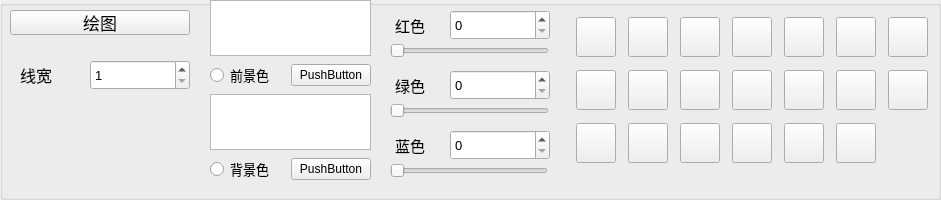
   <widget class="QGroupBox" name="groupBox">
    <property name="geometry">
     <rect>
      <x>220</x>
      <y>0</y>
      <width>941</width>
      <height>200</height>
     </rect>
    </property>
    <property name="title">
     <string/>
    </property>
    <widget class="QSpinBox" name="spinBox">
     <property name="geometry">
      <rect>
       <x>90</x>
       <y>60</y>
       <width>100</width>
       <height>30</height>
      </rect>
     </property>
     <property name="font">
      <font>
       <pointsize>10</pointsize>
      </font>
     </property>
     <property name="minimum">
      <number>1</number>
     </property>
     <property name="maximum">
      <number>255</number>
     </property>
    </widget>
    <widget class="QLabel" name="label_2">
     <property name="geometry">
      <rect>
       <x>20</x>
       <y>60</y>
       <width>80</width>
       <height>30</height>
      </rect>
     </property>
     <property name="font">
      <font>
       <pointsize>12</pointsize>
      </font>
     </property>
     <property name="text">
      <string>线宽</string>
     </property>
    </widget>
    <widget class="QPushButton" name="painting">
     <property name="geometry">
      <rect>
       <x>10</x>
       <y>10</y>
       <width>180</width>
       <height>25</height>
      </rect>
     </property>
     <property name="font">
      <font>
       <pointsize>13</pointsize>
      </font>
     </property>
     <property name="text">
      <string>绘图</string>
     </property>
     <property name="autoExclusive">
      <bool>true</bool>
     </property>
    </widget>
    <widget class="QWidget" name="verticalLayoutWidget_2">
     <property name="geometry">
      <rect>
       <x>210</x>
       <y>0</y>
       <width>161</width>
       <height>181</height>
      </rect>
     </property>
     <layout class="QVBoxLayout" name="verticalLayout_2">
      <item>
       <widget class="QGraphicsView" name="graphicsView_2"/>
      </item>
      <item>
       <layout class="QHBoxLayout" name="horizontalLayout_4">
        <item>
         <widget class="QRadioButton" name="radioButton">
          <property name="font">
           <font>
            <pointsize>10</pointsize>
           </font>
          </property>
          <property name="text">
           <string>前景色</string>
          </property>
         </widget>
        </item>
        <item>
         <widget class="QPushButton" name="pushButton_14">
          <property name="text">
           <string>PushButton</string>
          </property>
         </widget>
        </item>
       </layout>
      </item>
      <item>
       <widget class="QGraphicsView" name="graphicsView_3"/>
      </item>
      <item>
       <layout class="QHBoxLayout" name="horizontalLayout_5">
        <item>
         <widget class="QRadioButton" name="radioButton_2">
          <property name="font">
           <font>
            <pointsize>10</pointsize>
           </font>
          </property>
          <property name="text">
           <string>背景色</string>
          </property>
         </widget>
        </item>
        <item>
         <widget class="QPushButton" name="pushButton_15">
          <property name="text">
           <string>PushButton</string>
          </property>
         </widget>
        </item>
       </layout>
      </item>
     </layout>
    </widget>
    <widget class="QWidget" name="gridLayoutWidget">
     <property name="geometry">
      <rect>
       <x>570</x>
       <y>10</y>
       <width>364</width>
       <height>161</height>
      </rect>
     </property>
     <layout class="QGridLayout" name="gridLayout">
      <item row="1" column="1">
       <widget class="QPushButton" name="hexagon">
        <property name="minimumSize">
         <size>
          <width>40</width>
          <height>40</height>
         </size>
        </property>
        <property name="maximumSize">
         <size>
          <width>40</width>
          <height>40</height>
         </size>
        </property>
        <property name="font">
         <font>
          <pointsize>8</pointsize>
         </font>
        </property>
        <property name="styleSheet">
         <string notr="true"/>
        </property>
        <property name="text">
         <string/>
        </property>
        <property name="icon">
         <iconset resource="icon/icon.qrc">
          <normaloff>:/new/prefix1/MdiHexagonOutline.svg</normaloff>:/new/prefix1/MdiHexagonOutline.svg</iconset>
        </property>
        <property name="iconSize">
         <size>
          <width>32</width>
          <height>32</height>
         </size>
        </property>
        <property name="autoExclusive">
         <bool>false</bool>
        </property>
       </widget>
      </item>
      <item row="1" column="4">
       <widget class="QPushButton" name="six_pointed_star">
        <property name="minimumSize">
         <size>
          <width>40</width>
          <height>40</height>
         </size>
        </property>
        <property name="maximumSize">
         <size>
          <width>40</width>
          <height>40</height>
         </size>
        </property>
        <property name="font">
         <font>
          <pointsize>8</pointsize>
         </font>
        </property>
        <property name="styleSheet">
         <string notr="true"/>
        </property>
        <property name="text">
         <string/>
        </property>
        <property name="icon">
         <iconset resource="icon/icon.qrc">
          <normaloff>:/new/prefix1/MdiHexagramOutline.svg</normaloff>:/new/prefix1/MdiHexagramOutline.svg</iconset>
        </property>
        <property name="iconSize">
         <size>
          <width>32</width>
          <height>32</height>
         </size>
        </property>
        <property name="autoExclusive">
         <bool>true</bool>
        </property>
       </widget>
      </item>
      <item row="0" column="1">
       <widget class="QPushButton" name="right_circle">
        <property name="minimumSize">
         <size>
          <width>40</width>
          <height>40</height>
         </size>
        </property>
        <property name="maximumSize">
         <size>
          <width>40</width>
          <height>40</height>
         </size>
        </property>
        <property name="font">
         <font>
          <pointsize>8</pointsize>
         </font>
        </property>
        <property name="styleSheet">
         <string notr="true"/>
        </property>
        <property name="text">
         <string/>
        </property>
        <property name="icon">
         <iconset resource="icon/icon.qrc">
          <normaloff>:/new/prefix1/circle.svg</normaloff>:/new/prefix1/circle.svg</iconset>
        </property>
        <property name="iconSize">
         <size>
          <width>32</width>
          <height>32</height>
         </size>
        </property>
        <property name="autoExclusive">
         <bool>true</bool>
        </property>
       </widget>
      </item>
      <item row="1" column="3">
       <widget class="QPushButton" name="five_pointed_star">
        <property name="minimumSize">
         <size>
          <width>40</width>
          <height>40</height>
         </size>
        </property>
        <property name="maximumSize">
         <size>
          <width>40</width>
          <height>40</height>
         </size>
        </property>
        <property name="font">
         <font>
          <pointsize>8</pointsize>
         </font>
        </property>
        <property name="styleSheet">
         <string notr="true"/>
        </property>
        <property name="text">
         <string/>
        </property>
        <property name="icon">
         <iconset resource="icon/icon.qrc">
          <normaloff>:/new/prefix1/five-pointed star.svg</normaloff>:/new/prefix1/five-pointed star.svg</iconset>
        </property>
        <property name="iconSize">
         <size>
          <width>32</width>
          <height>32</height>
         </size>
        </property>
        <property name="autoExclusive">
         <bool>true</bool>
        </property>
       </widget>
      </item>
      <item row="1" column="0">
       <widget class="QPushButton" name="diamond">
        <property name="minimumSize">
         <size>
          <width>40</width>
          <height>40</height>
         </size>
        </property>
        <property name="maximumSize">
         <size>
          <width>40</width>
          <height>40</height>
         </size>
        </property>
        <property name="font">
         <font>
          <pointsize>8</pointsize>
         </font>
        </property>
        <property name="styleSheet">
         <string notr="true"/>
        </property>
        <property name="text">
         <string/>
        </property>
        <property name="icon">
         <iconset resource="icon/icon.qrc">
          <normaloff>:/new/prefix1/MdiRhombusOutline.svg</normaloff>:/new/prefix1/MdiRhombusOutline.svg</iconset>
        </property>
        <property name="iconSize">
         <size>
          <width>32</width>
          <height>32</height>
         </size>
        </property>
        <property name="autoExclusive">
         <bool>true</bool>
        </property>
       </widget>
      </item>
      <item row="1" column="2">
       <widget class="QPushButton" name="four_pointed_star">
        <property name="minimumSize">
         <size>
          <width>40</width>
          <height>40</height>
         </size>
        </property>
        <property name="maximumSize">
         <size>
          <width>40</width>
          <height>40</height>
         </size>
        </property>
        <property name="font">
         <font>
          <pointsize>8</pointsize>
         </font>
        </property>
        <property name="styleSheet">
         <string notr="true"/>
        </property>
        <property name="text">
         <string/>
        </property>
        <property name="icon">
         <iconset resource="icon/icon.qrc">
          <normaloff>:/new/prefix1/MdiStarFourPointsOutline.svg</normaloff>:/new/prefix1/MdiStarFourPointsOutline.svg</iconset>
        </property>
        <property name="iconSize">
         <size>
          <width>32</width>
          <height>32</height>
         </size>
        </property>
        <property name="autoExclusive">
         <bool>true</bool>
        </property>
       </widget>
      </item>
      <item row="0" column="2">
       <widget class="QPushButton" name="ellipse">
        <property name="minimumSize">
         <size>
          <width>40</width>
          <height>40</height>
         </size>
        </property>
        <property name="maximumSize">
         <size>
          <width>40</width>
          <height>40</height>
         </size>
        </property>
        <property name="font">
         <font>
          <pointsize>8</pointsize>
         </font>
        </property>
        <property name="styleSheet">
         <string notr="true"/>
        </property>
        <property name="text">
         <string/>
        </property>
        <property name="icon">
         <iconset resource="icon/icon.qrc">
          <normaloff>:/new/prefix1/ellipse.svg</normaloff>:/new/prefix1/ellipse.svg</iconset>
        </property>
        <property name="iconSize">
         <size>
          <width>32</width>
          <height>32</height>
         </size>
        </property>
        <property name="autoExclusive">
         <bool>true</bool>
        </property>
       </widget>
      </item>
      <item row="0" column="5">
       <widget class="QPushButton" name="right_rectangle">
        <property name="minimumSize">
         <size>
          <width>40</width>
          <height>40</height>
         </size>
        </property>
        <property name="maximumSize">
         <size>
          <width>40</width>
          <height>40</height>
         </size>
        </property>
        <property name="font">
         <font>
          <pointsize>8</pointsize>
         </font>
        </property>
        <property name="styleSheet">
         <string notr="true"/>
        </property>
        <property name="text">
         <string/>
        </property>
        <property name="icon">
         <iconset resource="icon/icon.qrc">
          <normaloff>:/new/prefix1/MdiRectangleOutline.svg</normaloff>:/new/prefix1/MdiRectangleOutline.svg</iconset>
        </property>
        <property name="iconSize">
         <size>
          <width>32</width>
          <height>32</height>
         </size>
        </property>
        <property name="autoExclusive">
         <bool>true</bool>
        </property>
       </widget>
      </item>
      <item row="0" column="6">
       <widget class="QPushButton" name="rounded_rectangle">
        <property name="minimumSize">
         <size>
          <width>40</width>
          <height>40</height>
         </size>
        </property>
        <property name="maximumSize">
         <size>
          <width>40</width>
          <height>40</height>
         </size>
        </property>
        <property name="font">
         <font>
          <pointsize>8</pointsize>
         </font>
        </property>
        <property name="styleSheet">
         <string notr="true"/>
        </property>
        <property name="text">
         <string/>
        </property>
        <property name="icon">
         <iconset resource="icon/icon.qrc">
          <normaloff>:/new/prefix1/TopcoatRoundedrectangleOutline.svg</normaloff>:/new/prefix1/TopcoatRoundedrectangleOutline.svg</iconset>
        </property>
        <property name="iconSize">
         <size>
          <width>32</width>
          <height>32</height>
         </size>
        </property>
        <property name="autoExclusive">
         <bool>true</bool>
        </property>
       </widget>
      </item>
      <item row="0" column="0">
       <widget class="QPushButton" name="straight_line">
        <property name="minimumSize">
         <size>
          <width>40</width>
          <height>40</height>
         </size>
        </property>
        <property name="maximumSize">
         <size>
          <width>40</width>
          <height>40</height>
         </size>
        </property>
        <property name="font">
         <font>
          <pointsize>8</pointsize>
         </font>
        </property>
        <property name="styleSheet">
         <string notr="true"/>
        </property>
        <property name="text">
         <string/>
        </property>
        <property name="icon">
         <iconset resource="icon/icon.qrc">
          <normaloff>:/new/prefix1/IconoirLinear.svg</normaloff>:/new/prefix1/IconoirLinear.svg</iconset>
        </property>
        <property name="iconSize">
         <size>
          <width>32</width>
          <height>32</height>
         </size>
        </property>
        <property name="autoExclusive">
         <bool>true</bool>
        </property>
       </widget>
      </item>
      <item row="0" column="4">
       <widget class="QPushButton" name="right_triangle">
        <property name="minimumSize">
         <size>
          <width>40</width>
          <height>40</height>
         </size>
        </property>
        <property name="maximumSize">
         <size>
          <width>40</width>
          <height>40</height>
         </size>
        </property>
        <property name="font">
         <font>
          <pointsize>8</pointsize>
         </font>
        </property>
        <property name="styleSheet">
         <string notr="true"/>
        </property>
        <property name="text">
         <string/>
        </property>
        <property name="icon">
         <iconset resource="icon/icon.qrc">
          <normaloff>:/new/prefix1/HugeiconsRightTriangle.svg</normaloff>:/new/prefix1/HugeiconsRightTriangle.svg</iconset>
        </property>
        <property name="iconSize">
         <size>
          <width>32</width>
          <height>32</height>
         </size>
        </property>
        <property name="autoExclusive">
         <bool>true</bool>
        </property>
       </widget>
      </item>
      <item row="0" column="3">
       <widget class="QPushButton" name="isosceles_triangle">
        <property name="minimumSize">
         <size>
          <width>40</width>
          <height>40</height>
         </size>
        </property>
        <property name="maximumSize">
         <size>
          <width>40</width>
          <height>40</height>
         </size>
        </property>
        <property name="font">
         <font>
          <pointsize>8</pointsize>
         </font>
        </property>
        <property name="styleSheet">
         <string notr="true"/>
        </property>
        <property name="text">
         <string/>
        </property>
        <property name="icon">
         <iconset resource="icon/icon.qrc">
          <normaloff>:/new/prefix1/MdiTriangleDownOutline.svg</normaloff>:/new/prefix1/MdiTriangleDownOutline.svg</iconset>
        </property>
        <property name="iconSize">
         <size>
          <width>32</width>
          <height>32</height>
         </size>
        </property>
        <property name="autoExclusive">
         <bool>true</bool>
        </property>
       </widget>
      </item>
      <item row="1" column="5">
       <widget class="QPushButton" name="lightning">
        <property name="minimumSize">
         <size>
          <width>40</width>
          <height>40</height>
         </size>
        </property>
        <property name="maximumSize">
         <size>
          <width>40</width>
          <height>40</height>
         </size>
        </property>
        <property name="font">
         <font>
          <pointsize>8</pointsize>
         </font>
        </property>
        <property name="styleSheet">
         <string notr="true"/>
        </property>
        <property name="text">
         <string/>
        </property>
        <property name="icon">
         <iconset resource="icon/icon.qrc">
          <normaloff>:/new/prefix1/PhLightningFill.svg</normaloff>:/new/prefix1/PhLightningFill.svg</iconset>
        </property>
        <property name="iconSize">
         <size>
          <width>32</width>
          <height>32</height>
         </size>
        </property>
        <property name="autoExclusive">
         <bool>true</bool>
        </property>
       </widget>
      </item>
      <item row="1" column="6">
       <widget class="QPushButton" name="left">
        <property name="minimumSize">
         <size>
          <width>40</width>
          <height>40</height>
         </size>
        </property>
        <property name="maximumSize">
         <size>
          <width>40</width>
          <height>40</height>
         </size>
        </property>
        <property name="font">
         <font>
          <pointsize>8</pointsize>
         </font>
        </property>
        <property name="styleSheet">
         <string notr="true"/>
        </property>
        <property name="text">
         <string/>
        </property>
        <property name="icon">
         <iconset resource="icon/icon.qrc">
          <normaloff>:/new/prefix1/LsArrowleft.svg</normaloff>:/new/prefix1/LsArrowleft.svg</iconset>
        </property>
        <property name="iconSize">
         <size>
          <width>32</width>
          <height>32</height>
         </size>
        </property>
        <property name="autoExclusive">
         <bool>true</bool>
        </property>
       </widget>
      </item>
      <item row="2" column="0">
       <widget class="QPushButton" name="right">
        <property name="minimumSize">
         <size>
          <width>40</width>
          <height>40</height>
         </size>
        </property>
        <property name="maximumSize">
         <size>
          <width>40</width>
          <height>40</height>
         </size>
        </property>
        <property name="font">
         <font>
          <pointsize>8</pointsize>
         </font>
        </property>
        <property name="styleSheet">
         <string notr="true"/>
        </property>
        <property name="text">
         <string/>
        </property>
        <property name="icon">
         <iconset resource="icon/icon.qrc">
          <normaloff>:/new/prefix1/LsArrowright.svg</normaloff>:/new/prefix1/LsArrowright.svg</iconset>
        </property>
        <property name="iconSize">
         <size>
          <width>32</width>
          <height>32</height>
         </size>
        </property>
        <property name="autoExclusive">
         <bool>true</bool>
        </property>
       </widget>
      </item>
      <item row="2" column="1">
       <widget class="QPushButton" name="top">
        <property name="minimumSize">
         <size>
          <width>40</width>
          <height>40</height>
         </size>
        </property>
        <property name="maximumSize">
         <size>
          <width>40</width>
          <height>40</height>
         </size>
        </property>
        <property name="font">
         <font>
          <pointsize>8</pointsize>
         </font>
        </property>
        <property name="styleSheet">
         <string notr="true"/>
        </property>
        <property name="text">
         <string/>
        </property>
        <property name="icon">
         <iconset resource="icon/icon.qrc">
          <normaloff>:/new/prefix1/LsArrowup.svg</normaloff>:/new/prefix1/LsArrowup.svg</iconset>
        </property>
        <property name="iconSize">
         <size>
          <width>32</width>
          <height>32</height>
         </size>
        </property>
        <property name="autoExclusive">
         <bool>true</bool>
        </property>
       </widget>
      </item>
      <item row="2" column="2">
       <widget class="QPushButton" name="bottom">
        <property name="minimumSize">
         <size>
          <width>40</width>
          <height>40</height>
         </size>
        </property>
        <property name="maximumSize">
         <size>
          <width>40</width>
          <height>40</height>
         </size>
        </property>
        <property name="font">
         <font>
          <pointsize>8</pointsize>
         </font>
        </property>
        <property name="styleSheet">
         <string notr="true"/>
        </property>
        <property name="text">
         <string/>
        </property>
        <property name="icon">
         <iconset resource="icon/icon.qrc">
          <normaloff>:/new/prefix1/LsArrowdown.svg</normaloff>:/new/prefix1/LsArrowdown.svg</iconset>
        </property>
        <property name="iconSize">
         <size>
          <width>32</width>
          <height>32</height>
         </size>
        </property>
        <property name="autoExclusive">
         <bool>true</bool>
        </property>
       </widget>
      </item>
      <item row="2" column="3">
       <widget class="QPushButton" name="rounded_rectangle_annotation">
        <property name="minimumSize">
         <size>
          <width>40</width>
          <height>40</height>
         </size>
        </property>
        <property name="maximumSize">
         <size>
          <width>40</width>
          <height>40</height>
         </size>
        </property>
        <property name="font">
         <font>
          <pointsize>8</pointsize>
         </font>
        </property>
        <property name="styleSheet">
         <string notr="true"/>
        </property>
        <property name="text">
         <string/>
        </property>
        <property name="icon">
         <iconset resource="icon/icon.qrc">
          <normaloff>:/new/prefix1/F7BubbleMiddleBottom.svg</normaloff>:/new/prefix1/F7BubbleMiddleBottom.svg</iconset>
        </property>
        <property name="iconSize">
         <size>
          <width>32</width>
          <height>32</height>
         </size>
        </property>
        <property name="autoExclusive">
         <bool>true</bool>
        </property>
       </widget>
      </item>
      <item row="2" column="4">
       <widget class="QPushButton" name="cloud_annotation">
        <property name="minimumSize">
         <size>
          <width>40</width>
          <height>40</height>
         </size>
        </property>
        <property name="maximumSize">
         <size>
          <width>40</width>
          <height>40</height>
         </size>
        </property>
        <property name="font">
         <font>
          <pointsize>8</pointsize>
         </font>
        </property>
        <property name="styleSheet">
         <string notr="true"/>
        </property>
        <property name="text">
         <string/>
        </property>
        <property name="icon">
         <iconset resource="icon/icon.qrc">
          <normaloff>:/new/prefix1/MdiThoughtBubble.svg</normaloff>:/new/prefix1/MdiThoughtBubble.svg</iconset>
        </property>
        <property name="iconSize">
         <size>
          <width>32</width>
          <height>32</height>
         </size>
        </property>
        <property name="autoExclusive">
         <bool>true</bool>
        </property>
       </widget>
      </item>
      <item row="2" column="5">
       <widget class="QPushButton" name="circle_annotation">
        <property name="minimumSize">
         <size>
          <width>40</width>
          <height>40</height>
         </size>
        </property>
        <property name="maximumSize">
         <size>
          <width>40</width>
          <height>40</height>
         </size>
        </property>
        <property name="font">
         <font>
          <pointsize>8</pointsize>
         </font>
        </property>
        <property name="styleSheet">
         <string notr="true"/>
        </property>
        <property name="text">
         <string/>
        </property>
        <property name="icon">
         <iconset resource="icon/icon.qrc">
          <normaloff>:/new/prefix1/HeroiconsChatBubbleOvalLeft.svg</normaloff>:/new/prefix1/HeroiconsChatBubbleOvalLeft.svg</iconset>
        </property>
        <property name="iconSize">
         <size>
          <width>32</width>
          <height>32</height>
         </size>
        </property>
        <property name="autoExclusive">
         <bool>true</bool>
        </property>
       </widget>
      </item>
     </layout>
    </widget>
    <widget class="QSpinBox" name="spinBox_2">
     <property name="geometry">
      <rect>
       <x>450</x>
       <y>10</y>
       <width>100</width>
       <height>30</height>
      </rect>
     </property>
     <property name="font">
      <font>
       <pointsize>10</pointsize>
      </font>
     </property>
     <property name="maximum">
      <number>255</number>
     </property>
    </widget>
    <widget class="QLabel" name="label_3">
     <property name="enabled">
      <bool>true</bool>
     </property>
     <property name="geometry">
      <rect>
       <x>370</x>
       <y>10</y>
       <width>80</width>
       <height>30</height>
      </rect>
     </property>
     <property name="font">
      <font>
       <pointsize>11</pointsize>
      </font>
     </property>
     <property name="text">
      <string>红色</string>
     </property>
     <property name="alignment">
      <set>Qt::AlignCenter</set>
     </property>
    </widget>
    <widget class="QSlider" name="horizontalSlider">
     <property name="geometry">
      <rect>
       <x>390</x>
       <y>40</y>
       <width>159</width>
       <height>22</height>
      </rect>
     </property>
     <property name="maximum">
      <number>255</number>
     </property>
     <property name="orientation">
      <enum>Qt::Horizontal</enum>
     </property>
    </widget>
    <widget class="QSpinBox" name="spinBox_3">
     <property name="geometry">
      <rect>
       <x>450</x>
       <y>70</y>
       <width>100</width>
       <height>30</height>
      </rect>
     </property>
     <property name="font">
      <font>
       <pointsize>10</pointsize>
      </font>
     </property>
     <property name="maximum">
      <number>255</number>
     </property>
    </widget>
    <widget class="QLabel" name="label_5">
     <property name="geometry">
      <rect>
       <x>370</x>
       <y>70</y>
       <width>80</width>
       <height>30</height>
      </rect>
     </property>
     <property name="font">
      <font>
       <pointsize>11</pointsize>
      </font>
     </property>
     <property name="text">
      <string>绿色</string>
     </property>
     <property name="alignment">
      <set>Qt::AlignCenter</set>
     </property>
    </widget>
    <widget class="QSlider" name="horizontalSlider_2">
     <property name="geometry">
      <rect>
       <x>390</x>
       <y>100</y>
       <width>159</width>
       <height>22</height>
      </rect>
     </property>
     <property name="maximum">
      <number>255</number>
     </property>
     <property name="orientation">
      <enum>Qt::Horizontal</enum>
     </property>
    </widget>
    <widget class="QSpinBox" name="spinBox_4">
     <property name="geometry">
      <rect>
       <x>450</x>
       <y>130</y>
       <width>100</width>
       <height>30</height>
      </rect>
     </property>
     <property name="font">
      <font>
       <pointsize>10</pointsize>
      </font>
     </property>
     <property name="maximum">
      <number>255</number>
     </property>
    </widget>
    <widget class="QLabel" name="label_4">
     <property name="geometry">
      <rect>
       <x>370</x>
       <y>130</y>
       <width>80</width>
       <height>30</height>
      </rect>
     </property>
     <property name="font">
      <font>
       <pointsize>11</pointsize>
      </font>
     </property>
     <property name="text">
      <string>蓝色</string>
     </property>
     <property name="alignment">
      <set>Qt::AlignCenter</set>
     </property>
    </widget>
    <widget class="QSlider" name="horizontalSlider_3">
     <property name="geometry">
      <rect>
       <x>390</x>
       <y>160</y>
       <width>158</width>
       <height>22</height>
      </rect>
     </property>
     <property name="maximum">
      <number>255</number>
     </property>
     <property name="orientation">
      <enum>Qt::Horizontal</enum>
     </property>
    </widget>
   </widget>
